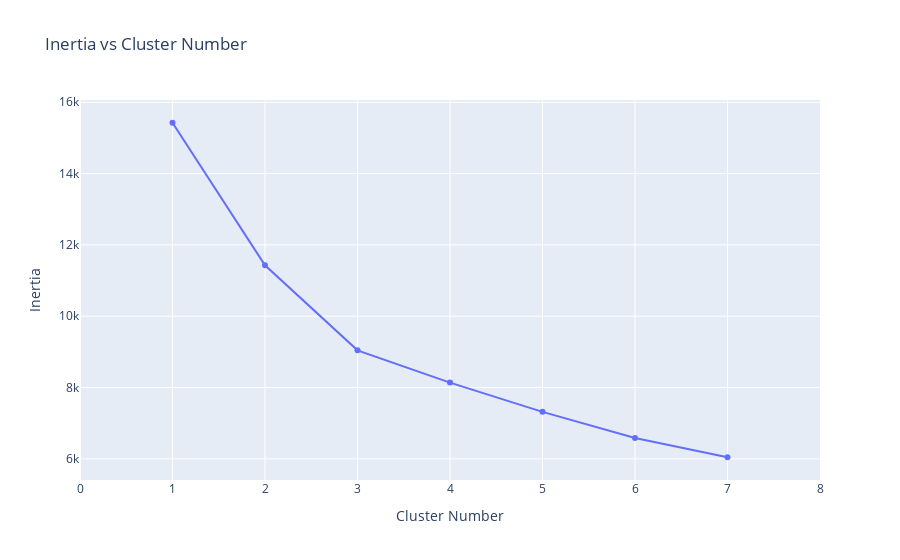

The code cell stored with this chart in its notebook:
### Code cell
from sklearn.cluster import KMeans
from sklearn.preprocessing import MinMaxScaler
import plotly.graph_objects as go
import numpy as np
scaler = MinMaxScaler()
scaler.fit(x_train)
X=scaler.transform(x_train)
inertia = []
for i in range(1,8):
    kmeans = KMeans(
        n_clusters=i, init="k-means++",
        n_init=10,
        tol=1e-04, random_state=42
    )
    kmeans.fit(X)
    inertia.append(kmeans.inertia_)
fig = go.Figure(data=go.Scatter(x=np.arange(1,8),y=inertia))
fig.update_layout(title="Inertia vs Cluster Number",xaxis=dict(range=[0,8],title="Cluster Number"),
                  yaxis={'title':'Inertia'},
                 annotations=[
    ])

### Figure 1 — Plotly figure (JSON) as saved in the notebook; plotly's stock layout.template omitted (floating-point values rounded to 4 significant figures)
{"data": [{"type": "scatter", "x": [1, 2, 3, 4, 5, 6, 7], "y": [15430.0, 11430.0, 9044.0, 8139.0, 7319.0, 6585.0, 6046.0]}], "layout": {"title": {"text": "Inertia vs Cluster Number"}, "xaxis": {"range": [0, 8], "title": {"text": "Cluster Number"}}, "yaxis": {"title": {"text": "Inertia"}}}}
